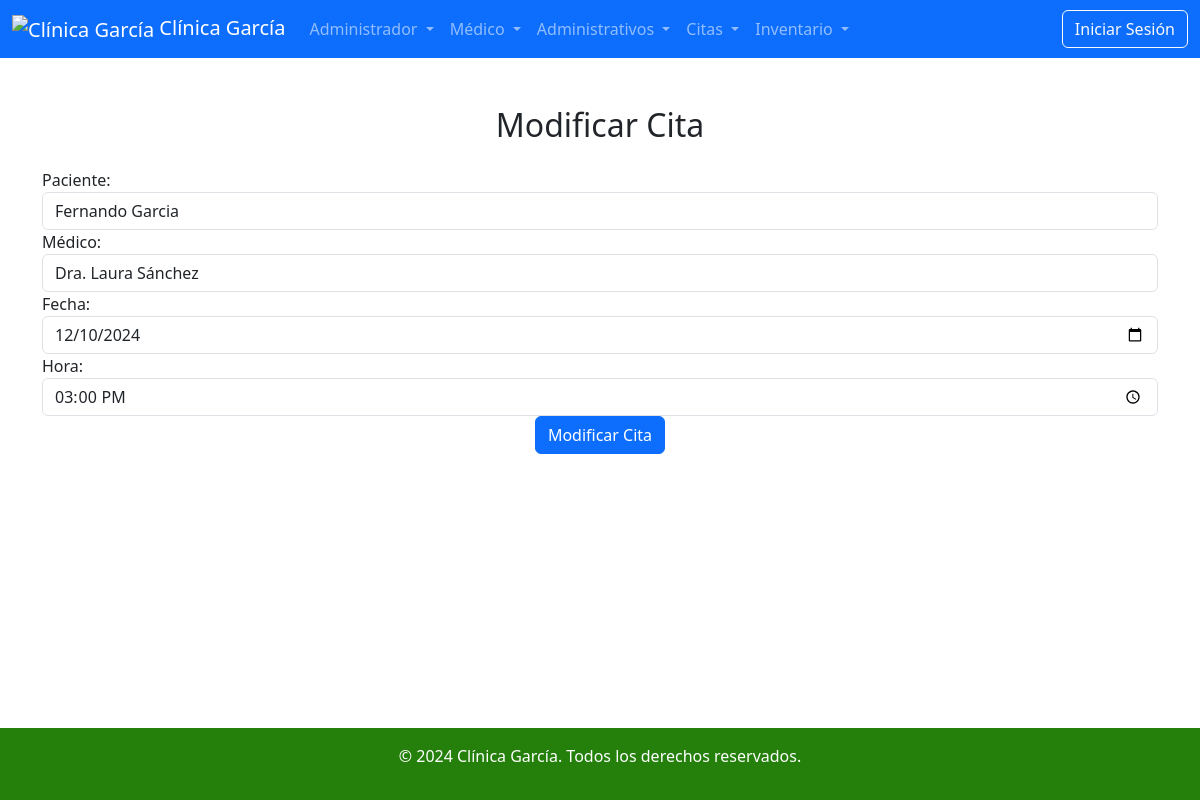
The app's page /pages/Citas/ModificarCitas.view.php?id=4 with its own data.
### tables this page shows
CREATE TABLE `citas` (
  `id` int(11) NOT NULL,
  `paciente_id` int(11) NOT NULL,
  `doctor_id` int(11) NOT NULL,
  `fecha` date NOT NULL,
  `hora` time NOT NULL
);

CREATE TABLE `pacientes` (
  `id` int(11) NOT NULL,
  `nombre` varchar(100) NOT NULL,
  `cedula` varchar(20) NOT NULL,
  `sexo` varchar(10) DEFAULT NULL,
  `fecha_nacimiento` date DEFAULT NULL,
  `edad` int(11) DEFAULT NULL,
  `peso` decimal(5,2) DEFAULT NULL,
  `altura` decimal(4,2) DEFAULT NULL,
  `tipo_sangre` varchar(3) DEFAULT NULL,
  `correo` varchar(50) NOT NULL,
  `alergias` text DEFAULT NULL,
  `medicamentos_regulares` text DEFAULT NULL,
  `padecimientos` varchar(100) DEFAULT NULL,
  `fecha_datos` date DEFAULT NULL
);

CREATE TABLE `doctores` (
  `id` int(11) NOT NULL,
  `nombre` varchar(100) DEFAULT NULL,
  `especialidad` varchar(100) DEFAULT NULL,
  `telefono` varchar(20) DEFAULT NULL
);

### db/Citas.php (called while the page is built, shortened)
<?php
class Citas {
    private $conn;
    public function __construct($db) {
        $this->conn = $db;
    }
    public function obtenerCitaPorId($id) {
        $query = "SELECT citas.id, citas.paciente_id, citas.doctor_id, citas.fecha, citas.hora,
                         pacientes.nombre AS paciente, doctores.nombre AS medico
                  FROM citas
                  JOIN pacientes ON citas.paciente_id = pacientes.id
                  JOIN doctores ON citas.doctor_id = doctores.id
                  WHERE citas.id = :id";
        $stmt = $this->conn->prepare($query);
        $stmt->bindParam(':id', $id);
        $stmt->execute();
        return $stmt->fetch(PDO::FETCH_ASSOC);
    }
}

### pages/Citas/ModificarCitas.view.php (the view, shortened to what this page needs)
<?php
include '../../db/Citas.php';
$database = new Database();
$db = $database->getConnection();
$citasModel = new Citas($db);
$citaId = $_GET['id'];
$cita = $citasModel->obtenerCitaPorId($citaId);
?>
<?php require '../partials/head.php'; ?>
<?php require '../partials/nav.php'; ?>
<div class="container mt-5">
    <h2 class="text-center mb-4">Modificar Cita</h2>
    <form action="../../controllers/Citas/modificar_cita.php" method="post">
        <div class="form-group">
            <label for="paciente">Paciente:</label>
            <input type="text" class="form-control" value="<?php echo $cita['paciente']; ?>" readonly>
        </div>
        <div class="form-group">
            <label for="medico">Médico:</label>
            <input type="text" class="form-control" value="<?php echo $cita['medico']; ?>" readonly>
        </div>
        <div class="form-group">
            <label for="fecha">Fecha:</label>
            <input type="date" class="form-control" id="fecha" name="fecha" value="<?php echo $cita['fecha']; ?>" required>
        </div>
        <div class="form-group">
            <label for="hora">Hora:</label>
            <input type="time" class="form-control" id="hora" name="hora" value="<?php echo $cita['hora']; ?>" required>
        </div>
        <div class="text-center">
            <button type="submit" class="btn btn-primary">Modificar Cita</button>
        </div>
    </form>
</div>
<?php require '../partials/footer.php'; ?>

### pages/Citas/ModificarCitas.view.php (style rules this page uses)
body { display: flex; flex-direction: column; min-height: 100vh; margin: 0; }
.container { flex: 1; }

### records on screen
citas: paciente.nombre "Fernando Garcia", doctor.nombre "Dra. Laura Sánchez", fecha "12/10/2024", hora "15:00:00"
